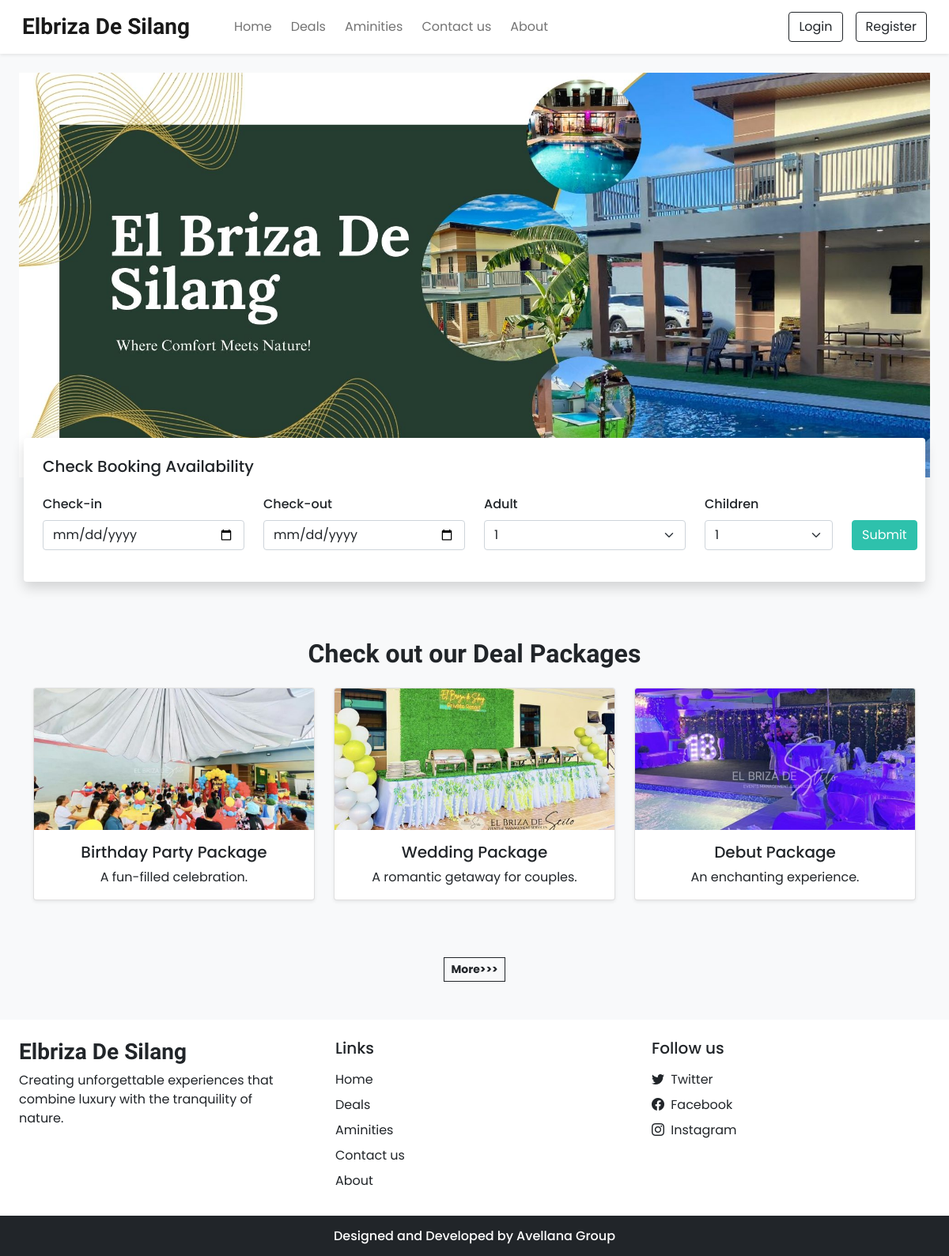
The page / on the database its author committed.
### tables this page shows
CREATE TABLE `settings` (
  `sr_no` int(11) NOT NULL,
  `site_title` varchar(50) NOT NULL,
  `site_about` varchar(250) NOT NULL,
  `shutdown` tinyint(1) NOT NULL
);

CREATE TABLE `carousel` (
  `sr_no` int(11) NOT NULL,
  `image` varchar(150) NOT NULL
);

### admin/inc/db_config.php (called while the page is built, shortened)
<?php
  function selectAll($table)
  {
    $con = $GLOBALS['con'];
    $res = mysqli_query($con,"SELECT * FROM $table");
    return $res;
  }
  function select($sql,$values,$datatypes)
  {
    $con = $GLOBALS['con'];
    if($stmt = mysqli_prepare($con,$sql))
    {
      mysqli_stmt_bind_param($stmt,$datatypes,...$values);
      if(mysqli_stmt_execute($stmt)){
        $res = mysqli_stmt_get_result($stmt);
        return $res;
      }
      else{
        mysqli_stmt_close($stmt);
        die("Query cannot be executed - Select");
      }
    }
    else{
      die("Query cannot be prepared - Select");
    }
  }
?>

### index.php (the view, shortened to what this page needs)
<!DOCTYPE html>
<html lang="en">
<head>
  <link rel="stylesheet" href="https://unpkg.com/swiper@7/swiper-bundle.min.css">
  <link rel="stylesheet" href="https://stackpath.bootstrapcdn.com/bootstrap/4.5.2/css/bootstrap.min.css">
  <?php require('inc/links.php'); ?>
</head>
<body class="bg-light">
  <?php require('inc/header.php'); ?>
  <div class="container-fluid px-lg-4 mt-4">
    <div class="swiper swiper-container">
      <div class="swiper-wrapper">
        <?php
          $res = selectAll('carousel');
          while ($row = mysqli_fetch_assoc($res)) {
            $path = CAROUSEL_IMG_PATH;
            echo <<<data
              <div class="swiper-slide">
                <img src="$path$row[image]" class="w-100 d-block">
              </div>
            data;
          }
        ?>
      </div>
    </div>
  </div>
  <div class="container availability-form">
    <div class="row">
      <div class="col-lg-12 bg-white shadow p-4 rounded">
        <h5 class="mb-4">Check Booking Availability</h5>
        <form action="rooms.php">
          <div class="row align-items-end">
            <div class="col-lg-3 mb-3">
              <label class="form-label" style="font-weight: 500;">Check-in</label>
              <input type="date" class="form-control shadow-none" name="checkin" required>
            </div>
            <div class="col-lg-3 mb-3">
              <label class="form-label" style="font-weight: 500;">Check-out</label>
              <input type="date" class="form-control shadow-none" name="checkout" required>
            </div>
            <div class="col-lg-3 mb-3">
              <label class="form-label" style="font-weight: 500;">Adult</label>
              <select class="form-select shadow-none" name="adult">
                <?php
                  $guests_q = mysqli_query($con,"SELECT MAX(adult) AS `max_adult`, MAX(children) AS `max_children`
                    FROM `rooms` WHERE `status`='1' AND `removed`='0'");
                  $guests_res = mysqli_fetch_assoc($guests_q);
                  for ($i = 1; $i <= $guests_res['max_adult']; $i++) {
                    echo "<option value='$i'>$i</option>";
                  }
                ?>
              </select>
            </div>
            <div class="col-lg-2 mb-3">
              <label class="form-label" style="font-weight: 500;">Children</label>
              <select class="form-select shadow-none" name="children">
                <?php
                  for ($i = 1; $i <= $guests_res['max_children']; $i++) {
                    echo "<option value='$i'>$i</option>";
                  }
                ?>
              </select>
            </div>
            <div class="col-lg-1 mb-lg-3 mt-2 text-center">
              <button type="submit" class="btn text-white shadow-none custom-bg" style="z-index: 2; position: relative;">Submit</button>
            </div>
          </div>
        </form>
      </div>
    </div>
  </div>
  <h2 class="mt-5 pt-4 mb-4 text-center fw-bold h-font">Check out our Deal Packages</h2>
  <div class="container">
    <div class="row text-center">
      <?php
        $packages = [
          ['name' => 'Birthday Party Package', 'description' => 'A fun-filled celebration.', 'image' => 'images/rooms/birthday.jpg'],
          ['name' => 'Wedding Package', 'description' => 'A romantic getaway for couples.', 'image' => 'images/rooms/wedding.jpg'],
          ['name' => 'Debut Package', 'description' => 'An enchanting experience.', 'image' => 'images/rooms/debut.jpg']
        ];
        foreach ($packages as $package) {
          echo '<div class="col-lg-4 col-md-6 mb-4">';
          echo '<div class="card shadow-sm">';
          echo '<img src="' . $package['image'] . '" class="card-img-top" alt="' . $package['name'] . '">';
          echo '<div class="card-body">';
          echo '<h5 class="card-title">' . $package['name'] . '</h5>';
          echo '<p class="card-text">' . $package['description'] . '</p>';
          echo '</div>';
          echo '</div>';
          echo '</div>';
        }
      ?>
    </div>
    <div class="col-lg-12 text-center mt-5">
      <a href="rooms.php" class="btn btn-sm btn-outline-dark rounded-0 fw-bold shadow-none">More>>></a>
    </div>
  </div>
  <?php require('inc/footer.php'); ?>
</body>
</html>

### inc/links.php (shortened to what this page needs)
<link href="https://cdn.jsdelivr.net/npm/bootstrap@5.0.2/dist/css/bootstrap.min.css" rel="stylesheet">
<link rel="stylesheet" href="https://cdn.jsdelivr.net/npm/bootstrap-icons@1.9.1/font/bootstrap-icons.css">
<link rel="stylesheet" href="/css/common.css">
<?php
  require('admin/inc/db_config.php');
  $contact_q = "SELECT * FROM `contact_details` WHERE `sr_no`=?";
  $settings_q = "SELECT * FROM `settings` WHERE `sr_no`=?";
  $values = [1];
  $contact_r = mysqli_fetch_assoc(select($contact_q,$values,'i'));
  $settings_r = mysqli_fetch_assoc(select($settings_q,$values,'i'));
?>

### inc/header.php (shortened to what this page needs)
<nav id="nav-bar" class="navbar navbar-expand-lg navbar-light bg-white px-lg-3 py-lg-2 shadow-sm sticky-top">
  <div class="container-fluid">
    <a class="navbar-brand me-5 fw-bold fs-3 h-font" href="index.php"><?php echo $settings_r['site_title'] ?></a>
    <div class="collapse navbar-collapse" id="navbarSupportedContent">
      <ul class="navbar-nav me-auto mb-2 mb-lg-0">
        <li class="nav-item">
          <a class="nav-link me-2" href="index.php">Home</a>
        </li>
        <li class="nav-item">
          <a class="nav-link me-2" href="rooms.php">Deals</a>
        </li>
        <li class="nav-item">
          <a class="nav-link me-2" href="facilities.php">Aminities</a>
        </li>
        <li class="nav-item">
          <a class="nav-link me-2" href="contact.php">Contact us</a>
        </li>
        <li class="nav-item">
          <a class="nav-link" href="about.php">About</a>
        </li>
      </ul>
      <div class="d-flex">
        <?php
          if(isset($_SESSION['login']) && $_SESSION['login']==true)
          {
            $path = USERS_IMG_PATH;
            echo<<<data
              <div class="btn-group">
                <button type="button" class="btn btn-outline-dark shadow-none dropdown-toggle" data-bs-toggle="dropdown" data-bs-display="static" aria-expanded="false">
                  <img src="$path$_SESSION[uPic]" style="width: 25px; height: 25px;" class="me-1 rounded-circle">
                  $_SESSION[uName]
                </button>
                <ul class="dropdown-menu dropdown-menu-lg-end">
                  <li><a class="dropdown-item" href="profile.php">Profile</a></li>
                  <li><a class="dropdown-item" href="bookings.php">Bookings</a></li>
                  <li><a class="dropdown-item" href="logout.php">Logout</a></li>
                </ul>
              </div>
            data;
          }
          else
          {
            echo<<<data
              <button type="button" class="btn btn-outline-dark shadow-none me-lg-3 me-2" data-bs-toggle="modal" data-bs-target="#loginModal">
                Login
              </button>
              <button type="button" class="btn btn-outline-dark shadow-none" data-bs-toggle="modal" data-bs-target="#registerModal">
                Register
              </button>
            data;
          }
        ?>
      </div>
    </div>
  </div>
</nav>

### inc/footer.php (shortened to what this page needs)
<div class="container-fluid bg-white mt-5">
  <div class="row">
    <div class="col-lg-4 p-4">
      <h3 class="h-font fw-bold fs-3 mb-2"><?php echo $settings_r['site_title'] ?></h3>
      <p>
        <?php echo $settings_r['site_about'] ?>
      </p>
    </div>
    <div class="col-lg-4 p-4">
      <h5 class="mb-3">Links</h5>
      <a href="index.php" class="d-inline-block mb-2 text-dark text-decoration-none">Home</a> <br>
      <a href="rooms.php" class="d-inline-block mb-2 text-dark text-decoration-none">Deals</a> <br>
      <a href="facilities.php" class="d-inline-block mb-2 text-dark text-decoration-none">Aminities</a> <br>
      <a href="contact.php" class="d-inline-block mb-2 text-dark text-decoration-none">Contact us</a> <br>
      <a href="about.php" class="d-inline-block mb-2 text-dark text-decoration-none">About</a>
    </div>
    <div class="col-lg-4 p-4">
        <h5 class="mb-3">Follow us</h5>
        <?php
          if($contact_r['tw']!=''){
            echo<<<data
              <a href="$contact_r[tw]" class="d-inline-block text-dark text-decoration-none mb-2">
                <i class="bi bi-twitter me-1"></i> Twitter
              </a><br>
            data;
          }
        ?>
        <a href="<?php echo $contact_r['fb'] ?>" class="d-inline-block text-dark text-decoration-none mb-2">
          <i class="bi bi-facebook me-1"></i> Facebook
        </a><br>
        <a href="<?php echo $contact_r['insta'] ?>" class="d-inline-block text-dark text-decoration-none">
          <i class="bi bi-instagram me-1"></i> Instagram
        </a><br>
    </div>
  </div>
</div>
<h6 class="text-center bg-dark text-white p-3 m-0">Designed and Developed by Avellana Group</h6>

### css/common.css (style rules this page uses)
:root { --teal: #2ec1ac; --teal_hover: #279e8c; }
* { font-family: 'Poppins', sans-serif; }
.h-font { font-family: 'Merienda', cursive; }
.custom-bg { background-color: var(--teal); border: 1px solid var(--teal); }

### index.php (style rules this page uses)
.availability-form { margin-top: -50px; z-index: 2; position: relative; }
.custom-bg { background-color: #2ec1ac; }

### rows shown on the page
settings: site_title "Elbriza De Silang", site_about "Creating unforgettable experiences that combine luxury with the tranquility of nature."
carousel: image (picture)

### other values the page prints
$package['name'] "Birthday Party Package"
$package['description'] "A fun-filled celebration."
$package['name'] "Wedding Package"
$package['description'] "A romantic getaway for couples."
$package['name'] "Debut Package"
$package['description'] "An enchanting experience."
form field adult "1"
form field children "1"
